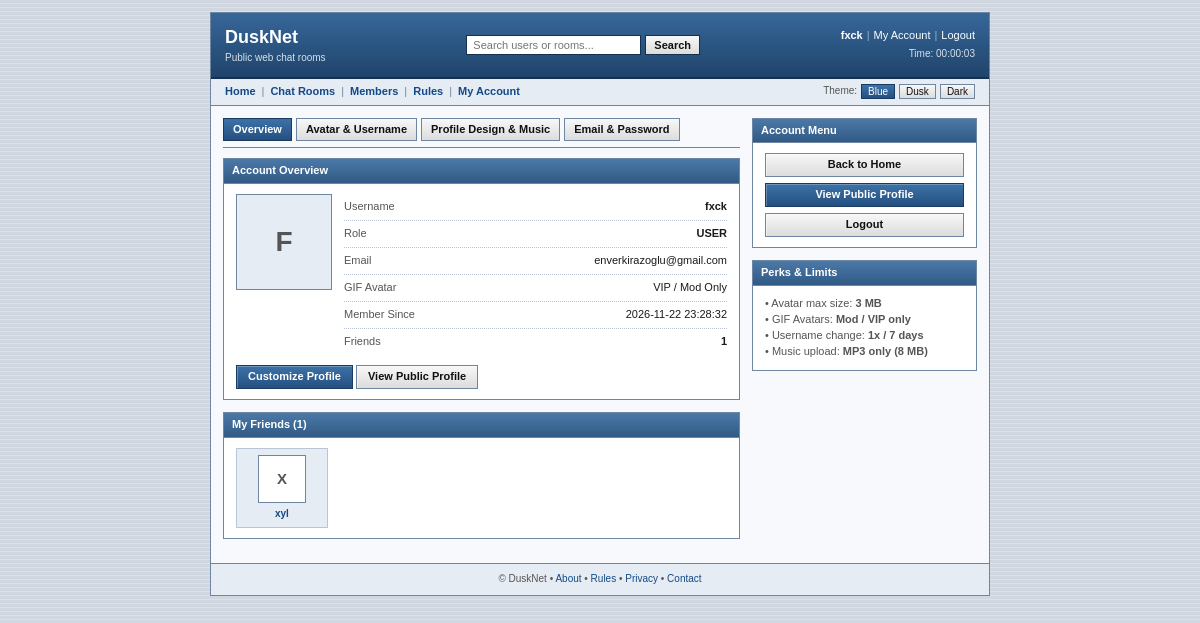
Page /account.php (signed in) on the committed database.
### tables this page shows
CREATE TABLE `users` (
  `id` int(10) UNSIGNED NOT NULL,
  `username` varchar(20) NOT NULL,
  `password_hash` varchar(255) NOT NULL,
  `role` enum('user','vip','mod','admin') NOT NULL DEFAULT 'user',
  `mail` varchar(120) NOT NULL,
  `ip` varchar(45) NOT NULL,
  `created_at` timestamp NOT NULL DEFAULT current_timestamp(),
  `last_seen` timestamp NULL DEFAULT NULL,
  `expires_at` timestamp NULL DEFAULT NULL,
  `avatar` varchar(255) DEFAULT NULL,
  `username_changed_at` timestamp NULL DEFAULT NULL,
  `bio` text DEFAULT NULL,
  `status_text` varchar(120) DEFAULT NULL,
  `profile_bg_color` varchar(7) NOT NULL DEFAULT '#d0d7e1',
  `profile_text_color` varchar(7) NOT NULL DEFAULT '#1a1a1a',
  `card_header_color` varchar(7) NOT NULL DEFAULT '#3b6a99',
  `card_profile_color` varchar(7) NOT NULL DEFAULT '#ffffff',
  `card_bio_color` varchar(7) NOT NULL DEFAULT '#ffffff',
  `card_music_color` varchar(7) NOT NULL DEFAULT '#ffffff',
  `card_extra_color` varchar(7) NOT NULL DEFAULT '#ffffff',
  `profile_music_title` varchar(100) DEFAULT NULL,
  `profile_music_url` varchar(255) DEFAULT NULL,
  `age` tinyint(3) UNSIGNED DEFAULT NULL,
  `interests` text DEFAULT NULL,
  `favorite_artists` varchar(255) DEFAULT NULL,
  `favorite_media` varchar(255) DEFAULT NULL,
  `contacts` text DEFAULT NULL,
  `last_notified_role` varchar(20) DEFAULT NULL
);

### account.php (the view, shortened to what this page needs)
<?php
require_once __DIR__ . '/db.php';
function renderUserBadges(string $username, string $role = 'user'): string
{
    $html = '';
    return $html;
}
$errors = [];
$activeTab = $_GET['tab'] ?? 'overview';
$user = null;
$myFriends = [];
$myFriendsCount = 0;
try {
    $stmt = $pdo->prepare('SELECT * FROM users WHERE id = ? LIMIT 1');
    $stmt->execute([$_SESSION['user_id']]);
    $user = $stmt->fetch();
    $userRole = strtolower(trim($user['role'] ?? 'user'));
    $canUseGif = in_array($userRole, ['vip', 'mod', 'admin'], true);
    try {
        $pdo->exec(
            "CREATE TABLE IF NOT EXISTS friendships (
                id INT UNSIGNED AUTO_INCREMENT PRIMARY KEY,
                requester_id INT UNSIGNED NOT NULL,
                addressee_id INT UNSIGNED NOT NULL,
                status ENUM('pending', 'accepted') NOT NULL DEFAULT 'pending',
                created_at TIMESTAMP DEFAULT CURRENT_TIMESTAMP,
                UNIQUE KEY uq_friend_pair (requester_id, addressee_id),
                INDEX idx_addressee (addressee_id, status),
                CONSTRAINT fk_friend_req FOREIGN KEY (requester_id) REFERENCES users(id) ON DELETE CASCADE,
                CONSTRAINT fk_friend_add FOREIGN KEY (addressee_id) REFERENCES users(id) ON DELETE CASCADE
            ) ENGINE=InnoDB DEFAULT CHARSET=utf8mb4 COLLATE=utf8mb4_unicode_ci"
        );
        $frStmt = $pdo->prepare(
            "SELECT u.id, u.username, u.role, u.avatar
             FROM friendships f
             JOIN users u ON u.id = IF(f.requester_id = ?, f.addressee_id, f.requester_id)
             WHERE f.status = 'accepted' AND (f.requester_id = ? OR f.addressee_id = ?)
             ORDER BY f.created_at DESC"
        );
        $frStmt->execute([$user['id'], $user['id'], $user['id']]);
        $myFriends = $frStmt->fetchAll();
        $myFriendsCount = count($myFriends);
    } catch (Throwable $e) {
    }
} catch (Throwable $e) {
    $errors[] = 'An unexpected database error occurred. Please try again later.';
}
$avatarSrc = (!empty($user['avatar']) && is_file(__DIR__ . '/' . $user['avatar'])) ? $user['avatar'] : '';
?>
<!DOCTYPE html>
<html lang="en" data-theme="blue">
<head>
</head>
<body>
    <div class="wrapper">
        <header class="header">
            <div>
                <a href="index.php" class="brand" style="text-decoration: none;">DuskNet</a>
                <div class="tagline">Public web chat rooms</div>
            </div>
            <form action="index.php" method="get" class="header-search">
                <input type="text" name="q" placeholder="Search users or rooms..." aria-label="Search users or rooms">
                <button type="submit">Search</button>
            </form>
            <div class="header-right">
                <div>
                    <strong><?= htmlspecialchars($user['username'], ENT_QUOTES, 'UTF-8') ?></strong><?= renderUserBadges($user['username'], $user['role']) ?><span class="sep">|</span><a href="account.php">My Account</a><span class="sep">|</span><a href="logout.php">Logout</a>
                </div>
                <div class="clock-bar">
                    Time: <span id="sessionTimer">00:00:01</span>
                </div>
            </div>
        </header>
        <nav class="navbar">
            <div class="nav-links">
                <a href="index.php">Home</a>
                <span class="nav-sep">|</span>
                <a href="rooms.php">Chat Rooms</a>
                <span class="nav-sep">|</span>
                <a href="members.php">Members</a>
                <span class="nav-sep">|</span>
                <a href="rules.php">Rules</a>
                <span class="nav-sep">|</span>
                <a href="account.php">My Account</a>
            </div>
            <div class="theme-switcher">
                <span>Theme:</span>
                <button type="button" class="theme-btn active" data-set-theme="blue">Blue</button>
                <button type="button" class="theme-btn" data-set-theme="dusk">Dusk</button>
                <button type="button" class="theme-btn" data-set-theme="dark">Dark</button>
            </div>
        </nav>
        <main class="content">
            <div class="main-col">
                <div class="acc-tabs">
                    <a href="account.php?tab=overview" class="acc-tab <?= $activeTab === 'overview' ? 'active' : '' ?>">Overview</a>
                    <a href="account.php?tab=profile" class="acc-tab <?= $activeTab === 'profile' ? 'active' : '' ?>">Avatar &amp; Username</a>
                    <a href="account.php?tab=customize" class="acc-tab <?= $activeTab === 'customize' ? 'active' : '' ?>">Profile Design &amp; Music</a>
                    <a href="account.php?tab=security" class="acc-tab <?= $activeTab === 'security' ? 'active' : '' ?>">Email &amp; Password</a>
                </div>
                <?php if ($activeTab === 'overview'): ?>
                    <section class="box">
                        <div class="box-title">Account Overview</div>
                        <div class="box-body">
                            <div class="avatar-row" style="margin-bottom: 10px;">
                                <div class="avatar-frame">
                                    <?php if ($avatarSrc !== ''): ?>
                                        <img src="<?= htmlspecialchars($avatarSrc, ENT_QUOTES, 'UTF-8') ?>" alt="Avatar">
                                    <?php else: ?>
                                        <?= htmlspecialchars(strtoupper(substr($user['username'], 0, 1)), ENT_QUOTES, 'UTF-8') ?>
                                    <?php endif; ?>
                                </div>
                                <div style="flex: 1; min-width: 180px;">
                                    <ul class="info-list">
                                        <li>
                                            <span class="info-label">Username</span>
                                            <span class="info-value">
                                                <strong><?= htmlspecialchars($user['username'], ENT_QUOTES, 'UTF-8') ?></strong><?= renderUserBadges($user['username'], $user['role']) ?>
                                            </span>
                                        </li>
                                        <li>
                                            <span class="info-label">Role</span>
                                            <span class="info-value">
                                                <?php if ($userRole === 'admin'): ?>
                                                    <strong class="role-admin">Admin</strong>
                                                <?php else: ?>
                                                    <strong><?= htmlspecialchars(strtoupper($userRole === 'vip' ? 'VIP' : ucfirst($userRole)), ENT_QUOTES, 'UTF-8') ?></strong>
                                                <?php endif; ?>
                                            </span>
                                        </li>
                                        <li>
                                            <span class="info-label">Email</span>
                                            <span class="info-value"><?= htmlspecialchars($user['mail'], ENT_QUOTES, 'UTF-8') ?></span>
                                        </li>
                                        <li>
                                            <span class="info-label">GIF Avatar</span>
                                            <span class="info-value"><?= $canUseGif ? '<strong>Unlocked</strong>' : 'VIP / Mod Only' ?></span>
                                        </li>
                                        <li>
                                            <span class="info-label">Member Since</span>
                                            <span class="info-value"><?= htmlspecialchars($user['created_at'], ENT_QUOTES, 'UTF-8') ?></span>
                                        </li>
                                        <li>
                                            <span class="info-label">Friends</span>
                                            <span class="info-value"><strong><?= $myFriendsCount ?></strong></span>
                                        </li>
                                    </ul>
                                </div>
                            </div>
                            <a href="account.php?tab=customize" class="btn btn-primary">Customize Profile</a>
                            <a href="profile.php?u=<?= urlencode($user['username']) ?>" class="btn">View Public Profile</a>
                        </div>
                    </section>
                    <section class="box">
                        <div class="box-title">My Friends (<?= $myFriendsCount ?>)</div>
                        <div class="box-body">
                            <?php if (!empty($myFriends)): ?>
                                <div class="friends-grid">
                                    <?php foreach ($myFriends as $fr): ?>
                                        <?php
                                        $frAv = (!empty($fr['avatar']) && !str_contains($fr['avatar'], '..') && is_file(__DIR__ . '/' . $fr['avatar']))
                                            ? $fr['avatar']
                                            : '';
                                        ?>
                                        <a href="profile.php?u=<?= urlencode($fr['username']) ?>" class="friend-tile" title="View <?= htmlspecialchars($fr['username'], ENT_QUOTES, 'UTF-8') ?>'s profile">
                                            <div class="friend-tile-avatar">
                                                <?php if ($frAv !== ''): ?>
                                                    <img src="<?= htmlspecialchars($frAv, ENT_QUOTES, 'UTF-8') ?>" alt="<?= htmlspecialchars($fr['username'], ENT_QUOTES, 'UTF-8') ?>">
                                                <?php else: ?>
                                                    <?= htmlspecialchars(strtoupper(substr($fr['username'], 0, 1)), ENT_QUOTES, 'UTF-8') ?>
                                                <?php endif; ?>
                                            </div>
                                            <div class="friend-tile-name"><?= htmlspecialchars($fr['username'], ENT_QUOTES, 'UTF-8') ?></div>
                                        </a>
                                    <?php endforeach; ?>
                                </div>
                            <?php else: ?>
                                <span class="empty-note">You haven't added any friends yet. Visit member profiles to send friend requests.</span>
                            <?php endif; ?>
                        </div>
                    </section>
                <?php endif; ?>
            </div>
            <aside class="side-col">
                <section class="box">
                    <div class="box-title">Account Menu</div>
                    <div class="box-body">
                        <div class="side-actions">
                            <a href="index.php" class="btn">Back to Home</a>
                            <a href="profile.php?u=<?= urlencode($user['username']) ?>" class="btn btn-primary">View Public Profile</a>
                            <a href="logout.php" class="btn">Logout</a>
                        </div>
                    </div>
                </section>
                <section class="box">
                    <div class="box-title">Perks &amp; Limits</div>
                    <div class="box-body" style="color: var(--text-muted);">
                        <div>&bull; Avatar max size: <strong>3 MB</strong></div>
                        <div>&bull; GIF Avatars: <strong><?= $canUseGif ? 'Enabled' : 'Mod / VIP only' ?></strong></div>
                        <div>&bull; Username change: <strong>1x / 7 days</strong></div>
                        <div>&bull; Music upload: <strong>MP3 only (8 MB)</strong></div>
                    </div>
                </section>
            </aside>
        </main>
        <footer class="footer">
            &copy; DuskNet &bull;
            <a href="about.php">About</a> &bull;
            <a href="rules.php">Rules</a> &bull;
            <a href="privacy.php">Privacy</a> &bull;
            <a href="contact.php">Contact</a>
        </footer>
    </div>
</body>
</html>

### rows in the picture
users: username "fxck", username "F", role "USER", mail "enverkirazoglu@gmail.com", created_at "2026-11-22 23:28:32"
users: username "X", username "xyl"

### other values in the picture
$myFriendsCount "1"
